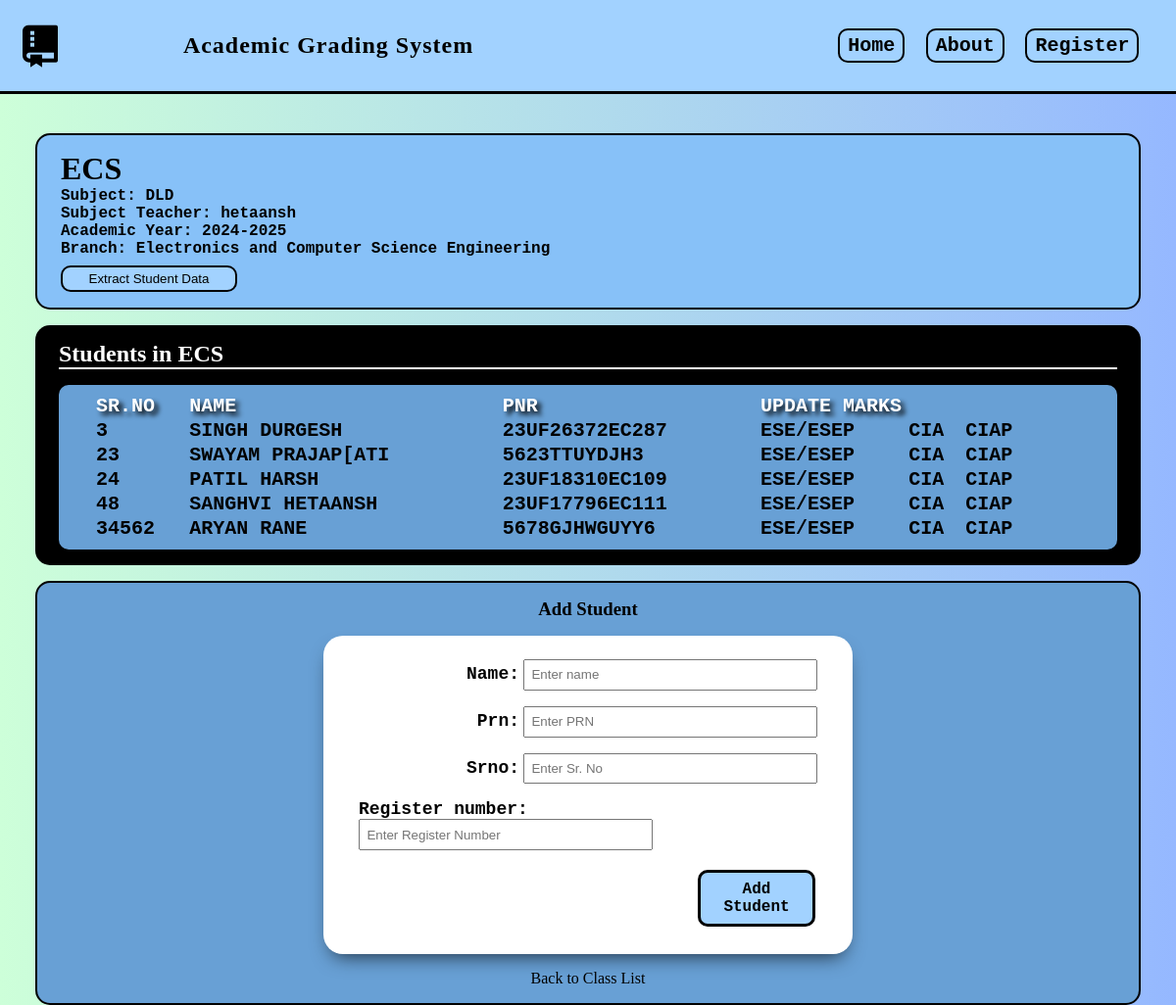
Screenshot of /myclass/ecs-se2/students/ with the database file from the repository.
### myclass/models.py (models this page shows, shortened)
class Classlist(models.Model):
    title = models.CharField(max_length=75)
    branch = models.CharField(max_length=100, default=None, null=True, blank=True)
    subject = models.CharField(max_length=100, default=None, null=True, blank=True)
    academic_year = models.CharField(max_length=30, default=None, null=True, blank=True)
    slug = models.SlugField(unique=True, primary_key=True)
    date = models.DateTimeField(auto_now_add=True)
    author = models.ForeignKey(User, on_delete=models.CASCADE)

class Student(models.Model):
    name = models.CharField(max_length=100)
    prn = models.CharField(max_length=100, unique=True)  # Secondary candidate key
    srno = models.IntegerField(default=None, null=True, blank=True)
    register_number = models.IntegerField(primary_key=True)  # Primary key of Student class
    student_class = models.ForeignKey(Classlist, on_delete=models.CASCADE)
    slug2 = models.SlugField(blank=True)  # Joined slug of Classlist and Student

### myclass/views.py (the view)
# urls.py: path('<slug:slug>/students/', views.class_students, name="class_students"),
def class_students(request, slug):
    class_instance = get_object_or_404(Classlist, slug=slug)
    students = Student.objects.filter(student_class=class_instance)
    if request.method == 'POST':
        form = StudentForm(request.POST)
        if form.is_valid():
            student = form.save(commit=False)
            student.student_class = class_instance
            student.save()
            return redirect('myclass:class_students', slug=slug)
    else:
        form = StudentForm()
    return render(request, 'class_students.html', {
        'class_instance': class_instance,
        'students': students,
        'form': form
    })

### myclass/forms.py
class StudentForm(forms.ModelForm):
    class Meta:
        model = Student
        fields = ['name', 'prn', 'srno', 'register_number']  # Add any other fields you need
        widgets = {
            'prn': forms.TextInput(attrs={'class': 'form-control', 'placeholder': 'Enter PRN'}),
            'name': forms.TextInput(attrs={'class': 'form-control', 'placeholder': 'Enter name'}),
            'srno': forms.NumberInput(attrs={'class': 'form-control', 'placeholder': 'Enter Sr. No'}),
            'register_number': forms.NumberInput(attrs={'class': 'form-control', 'placeholder': 'Enter Register Number'}),
        }

### myclass/templates/class_students.html
{% extends 'layout.html' %} {% block title %}{{ class_instance.title }}{% endblock %}
{% block content %}
<div id="students-page">
  <div class="student-banner">
    <h1>{{ class_instance.title }}</h1>
    <p><strong>Subject:</strong> {{ class_instance.subject }}</p>
    <p><strong>Subject Teacher:</strong> {{ class_instance.author }}</p>
    <p><strong>Academic Year:</strong> {{ class_instance.academic_year }}</p>
    <p><strong>Branch:</strong> {{ class_instance.branch }}</p>
    <button id="extract-button" onclick="Functionexcel">Extract Student Data</button>
  </div>
  <div id="students-page-part1">
    <h2 style="margin-bottom: 2vh; border-bottom: 2px solid #fff">
      Students in {{ class_instance.title }}
    </h2>
    {% if students %}
    <div id="students-list">
     <table style="font-family:monospace;font-weight: 700;font-size:2.5vh">
    <tr style="text-align: left;text-shadow: 4px 4px 5px rgba(0, 0, 0, 1);">
        <th>Sr.No</th>
        <th>Name</th>
        <th>PNR</th>
        <th colspan="3">Update Marks</th>
    </tr>
    {% for student in students %}
    <tr style="color:black;">
        <td>{{ student.srno }}</td>
        <td>{{ student.name }}</td>
        <td>{{ student.prn }}</td>
        <td><a href="{% url 'myclass:marks_entry' class_instance.slug student.pk %}">ESE/ESEP</a>
</td>
        <td><a href="{% url 'myclass:cia_marks_entry' class_instance.slug student.pk %}">CIA</a>
</td>
        <td><a href="{% url 'myclass:ciap_marks_entry' class_instance.slug student.pk %}">CIAP</a>
</td>
    </tr>
    {% endfor %}
</table>
</div>
    {% else %}
    <p>No students available.</p>
    {% endif %}
  </div>
  <div id="students-page-part2">
    <h3>Add Student</h3>
    <form
      class="form-with-validation"
      method="post"
      action="{% url 'myclass:class_students' class_instance.slug %}"
    >
      {% csrf_token %} {{ form.as_p }}
      <button type="submit">Add Student</button>
    </form>
    <a href="{% url 'myclass:list' %}">Back to Class List</a>
  </div>
</div>
{% endblock %}

### static/style.css (style rules this page uses)
* { padding: 0; margin: 0; box-sizing: border-box; }
html, body { min-height: 100vh; background: linear-gradient(to right, #cdffd9, #95b8ff); }
.form-with-validation { font-size: 1rem; padding: 3vh 3vw; display: flex; flex-flow: column; gap: 1rem; display: flex; align-items: flex-end; background-color: white; box-shadow: 0 10px 20px -8px rgba(0, 0, 0, 0.7); width: 45vw; border-radius: 20px; margin-bottom: 2vh; margin-top: 2vh; }
.form-with-validation input { padding: 0.4rem; min-width: 300px; max-width: 40vw; }
.form-with-validation label { font-size: 1.5vw; font-family: "Courier New", Courier, monospace; font-weight: 700; }
.form-with-validation button { width: 10vw; padding: 0.5rem; border-radius: 10px; background-color: #a2d2ff; border: 3px solid #000; color: black; text-align: center; font-family: "Courier New", Courier, monospace; text-decoration: none; font-weight: 700; display: inline-block; font-size: 16px; margin: 4px 2px; cursor: pointer; }
#students-page { width: 100%; height: 88vh; background: linear-gradient(to right, #cdffd9, #95b8ff); padding: 5vh 3vw; display: flex; flex-direction: column; }
.student-banner { border: 2px solid #000; border-radius: 15px; margin-bottom: 2vh; width: 100%; height: 30%; padding: 2vh 2vw; display: flex; flex-direction: column; justify-content: space-between; background-color: #87c1f8; }
.student-banner p { font-family: "Courier New", Courier, monospace; font-weight: 700; }
#students-page-part1 { width: 100%; background-color: black; color: white; padding: 2vh 2vw; display: flex; flex-direction: column; border-radius: 15px; margin-bottom: 2vh; }
#students-page-part2 { width: 100%; background-color: #68a0d5; padding: 2vh 2vw; border-radius: 15px; border: 2px solid #000; display: flex; flex-direction: column; align-items: center; }
#students-list { padding: 1vh 3vw; padding-right: 6.5vw; border-radius: 10px; background-color: #68a0d5; color: white; text-transform: uppercase; display: flex; flex-direction: column; }
a { color: #000; text-decoration: none; }
#extract-button { border-radius: 15px; margin-top: 1vh; width: 15vw; background-color: #a2d2ff; padding: 0.5vh 1vh; border-radius: 10px; border: 2px solid #000; }

### rows the page displays
Classlist: title "ECS", subject "DLD", author "hetaansh", academic_year "2024-2025", branch "Electronics and Computer Science Engineering"
Student: srno "3", name "SINGH DURGESH", prn "23UF26372EC287"
Student: srno "23", name "SWAYAM PRAJAP[ATI", prn "5623TTUYDJH3"
Student: srno "24", name "PATIL HARSH", prn "23UF18310EC109"
Student: srno "48", name "SANGHVI HETAANSH", prn "23UF17796EC111"
Student: srno "34562", name "ARYAN RANE", prn "5678GJHWGUYY6"
